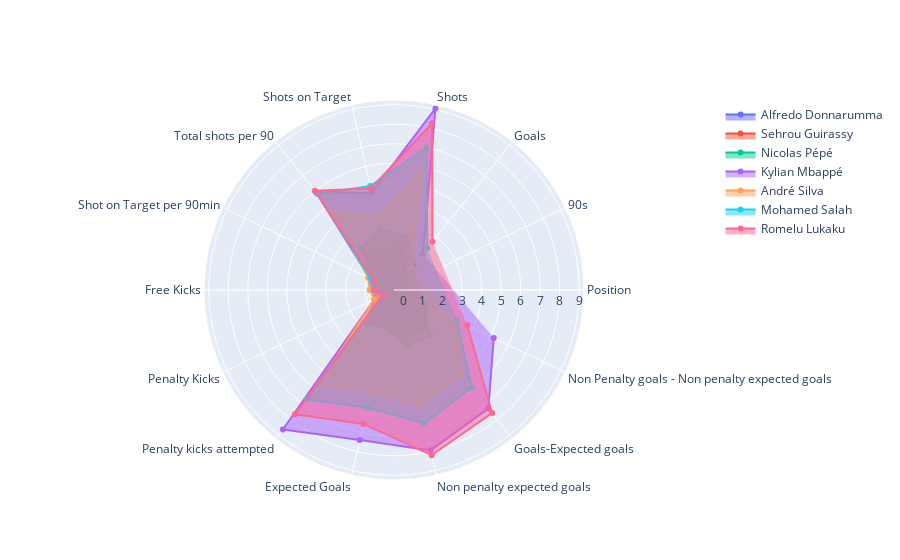

This figure's notebook cell:
### Code cell
categories = ['Position','90s','Goals',
                   'Shots','Shots on Target','Total shots per 90',
                   'Shot on Target per 90min','Free Kicks','Penalty Kicks',
                   'Penalty kicks attempted','Expected Goals','Non penalty expected goals','Goals-Expected goals',
                   'Non Penalty goals - Non penalty expected goals']



fig = go.Figure()
r = []
for i in range(7):
    
    data = np.array(value[1].iloc[i])
    
    fig.add_trace(go.Scatterpolar(
      r=data,     
      theta=categories,
      fill='toself',
      name=value[1]['Player'].iloc[i]
    ))


fig.update_layout(
  
  showlegend=True
)

fig.show()

### Figure 1 — Plotly figure (JSON) as saved in the notebook; plotly's stock layout.template omitted (floating-point values rounded to 4 significant figures)
{"data": [{"fill": "toself", "name": "Alfredo Donnarumma", "r": ["Alfredo Donnarumma", "FW", 0.3473, 1.547, 0.908, 0.7926, 0.3175, 0.1433, -0.2911, 1.742, 1.453, 1.528, 1.337, 0.3358, -0.07475], "theta": ["Position", "90s", "Goals", "Shots", "Shots on Target", "Total shots per 90", "Shot on Target per 90min", "Free Kicks", "Penalty Kicks", "Penalty kicks attempted", "Expected Goals", "Non penalty expected goals", "Goals-Expected goals", "Non Penalty goals - Non penalty expected goals"], "type": "scatterpolar"}, {"fill": "toself", "name": "Sehrou Guirassy", "r": ["Sehrou Guirassy", "FW", 0.4596, 2.322, 1.52, 2.016, 0.5525, 0.4191, 0.6204, 1.742, 1.453, 2.099, 2.021, 1.338, 0.9582], "theta": ["Position", "90s", "Goals", "Shots", "Shots on Target", "Total shots per 90", "Shot on Target per 90min", "Free Kicks", "Penalty Kicks", "Penalty kicks attempted", "Expected Goals", "Non penalty expected goals", "Goals-Expected goals", "Non Penalty goals - Non penalty expected goals"], "type": "scatterpolar"}, {"fill": "toself", "name": "Nicolas Pépé", "r": ["Nicolas Pépé", "FW,MF", 1.125, 2.322, 2.702, 2.238, 0.6743, 0.284, 0.1646, 1.742, 1.453, 2.479, 2.477, 1.171, 0.786], "theta": ["Position", "90s", "Goals", "Shots", "Shots on Target", "Total shots per 90", "Shot on Target per 90min", "Free Kicks", "Penalty Kicks", "Penalty kicks attempted", "Expected Goals", "Non penalty expected goals", "Goals-Expected goals", "Non Penalty goals - Non penalty expected goals"], "type": "scatterpolar"}, {"fill": "toself", "name": "Kylian Mbappé", "r": ["Kylian Mbappé", "MF", 1.893, 9.046, 4.627, 5.908, 0.9006, 0.6556, 0.6204, 8.638, 7.393, 7.933, 7.262, 5.18, 3.713], "theta": ["Position", "90s", "Goals", "Shots", "Shots on Target", "Total shots per 90", "Shot on Target per 90min", "Free Kicks", "Penalty Kicks", "Penalty kicks attempted", "Expected Goals", "Non penalty expected goals", "Goals-Expected goals", "Non Penalty goals - Non penalty expected goals"], "type": "scatterpolar"}, {"fill": "toself", "name": "André Silva", "r": ["André Silva", "FW", 0.9605, 5.684, 3.27, 4.574, 0.9745, 0.7625, 0.6204, 5.683, 4.847, 5.586, 5.021, 3.009, 1.905], "theta": ["Position", "90s", "Goals", "Shots", "Shots on Target", "Total shots per 90", "Shot on Target per 90min", "Free Kicks", "Penalty Kicks", "Penalty kicks attempted", "Expected Goals", "Non penalty expected goals", "Goals-Expected goals", "Non Penalty goals - Non penalty expected goals"], "type": "scatterpolar"}, {"fill": "toself", "name": "Mohamed Salah", "r": ["Mohamed Salah", "FW", 2.256, 6.977, 4.977, 5.797, 0.8396, 0.5542, 0.1646, 6.668, 5.695, 6.506, 5.895, 3.092, 1.647], "theta": ["Position", "90s", "Goals", "Shots", "Shots on Target", "Total shots per 90", "Shot on Target per 90min", "Free Kicks", "Penalty Kicks", "Penalty kicks attempted", "Expected Goals", "Non penalty expected goals", "Goals-Expected goals", "Non Penalty goals - Non penalty expected goals"], "type": "scatterpolar"}, {"fill": "toself", "name": "Romelu Lukaku", "r": ["Romelu Lukaku", "FW", 2.671, 8.27, 4.845, 6.019, 0.6743, 0.4979, 0.1646, 7.653, 6.544, 8.186, 7.566, 3.677, 2.163], "theta": ["Position", "90s", "Goals", "Shots", "Shots on Target", "Total shots per 90", "Shot on Target per 90min", "Free Kicks", "Penalty Kicks", "Penalty kicks attempted", "Expected Goals", "Non penalty expected goals", "Goals-Expected goals", "Non Penalty goals - Non penalty expected goals"], "type": "scatterpolar"}], "layout": {"showlegend": true}}
